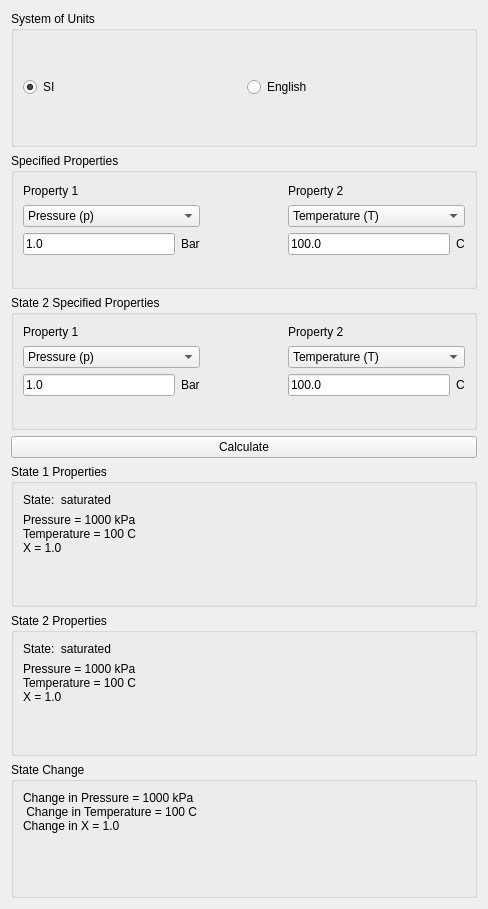
<?xml version="1.0" encoding="UTF-8"?>
<ui version="4.0">
 <class>_frm_StateCalculator</class>
 <widget class="QWidget" name="_frm_StateCalculator">
  <property name="geometry">
   <rect>
    <x>0</x>
    <y>0</y>
    <width>488</width>
    <height>909</height>
   </rect>
  </property>
  <property name="windowTitle">
   <string>Thermodynamic State Calculator</string>
  </property>
  <layout class="QGridLayout" name="gridLayout_10">
   <item row="0" column="0">
    <widget class="QGroupBox" name="_grp_Units">
     <property name="title">
      <string>System of Units</string>
     </property>
     <layout class="QHBoxLayout" name="horizontalLayout_2">
      <item>
       <widget class="QRadioButton" name="_rdo_SI">
        <property name="text">
         <string>SI</string>
        </property>
        <property name="checked">
         <bool>true</bool>
        </property>
       </widget>
      </item>
      <item>
       <widget class="QRadioButton" name="_rdo_English">
        <property name="text">
         <string>English</string>
        </property>
       </widget>
      </item>
     </layout>
    </widget>
   </item>
   <item row="1" column="0">
    <widget class="QGroupBox" name="_grp_SpecifiedProperties">
     <property name="title">
      <string>Specified Properties</string>
     </property>
     <layout class="QGridLayout" name="gridLayout_6">
      <item row="1" column="3" colspan="2">
       <widget class="QComboBox" name="_cmb_Property2">
        <property name="currentIndex">
         <number>1</number>
        </property>
        <item>
         <property name="text">
          <string>Pressure (p)</string>
         </property>
        </item>
        <item>
         <property name="text">
          <string>Temperature (T)</string>
         </property>
        </item>
        <item>
         <property name="text">
          <string>Quality (x)</string>
         </property>
        </item>
        <item>
         <property name="text">
          <string>Specific Internal Energy (u)</string>
         </property>
        </item>
        <item>
         <property name="text">
          <string>Specific Enthalpy (h)</string>
         </property>
        </item>
        <item>
         <property name="text">
          <string>Specific Volume (v)</string>
         </property>
        </item>
        <item>
         <property name="text">
          <string>Specific Entropy (s)</string>
         </property>
        </item>
       </widget>
      </item>
      <item row="0" column="3">
       <widget class="QLabel" name="_lbl_Property2">
        <property name="text">
         <string>Property 2</string>
        </property>
       </widget>
      </item>
      <item row="1" column="0" colspan="2">
       <widget class="QComboBox" name="_cmb_Property1">
        <item>
         <property name="text">
          <string>Pressure (p)</string>
         </property>
        </item>
        <item>
         <property name="text">
          <string>Temperature (T)</string>
         </property>
        </item>
        <item>
         <property name="text">
          <string>Quality (x)</string>
         </property>
        </item>
        <item>
         <property name="text">
          <string>Specific Internal Energy (u)</string>
         </property>
        </item>
        <item>
         <property name="text">
          <string>Specific Enthalpy (h)</string>
         </property>
        </item>
        <item>
         <property name="text">
          <string>Specific Volume (v)</string>
         </property>
        </item>
        <item>
         <property name="text">
          <string>Specific Entropy (s)</string>
         </property>
        </item>
       </widget>
      </item>
      <item row="0" column="0">
       <widget class="QLabel" name="_lbl_Property1">
        <property name="text">
         <string>Property 1</string>
        </property>
       </widget>
      </item>
      <item row="2" column="3">
       <widget class="QLineEdit" name="_le_Property2">
        <property name="text">
         <string>100.0</string>
        </property>
       </widget>
      </item>
      <item row="2" column="4">
       <widget class="QLabel" name="_lbl_Property2_Units">
        <property name="text">
         <string>C</string>
        </property>
       </widget>
      </item>
      <item row="3" column="0">
       <widget class="QLabel" name="_lbl_Warning">
        <property name="text">
         <string/>
        </property>
       </widget>
      </item>
      <item row="2" column="2">
       <spacer name="horizontalSpacer">
        <property name="orientation">
         <enum>Qt::Horizontal</enum>
        </property>
        <property name="sizeHint" stdset="0">
         <size>
          <width>40</width>
          <height>20</height>
         </size>
        </property>
       </spacer>
      </item>
      <item row="2" column="0">
       <widget class="QLineEdit" name="_le_Property1">
        <property name="text">
         <string>1.0</string>
        </property>
       </widget>
      </item>
      <item row="2" column="1">
       <widget class="QLabel" name="_lbl_Property1_Units">
        <property name="text">
         <string>Bar</string>
        </property>
       </widget>
      </item>
     </layout>
    </widget>
   </item>
   <item row="5" column="0">
    <widget class="QGroupBox" name="_grp_StateProperties_2">
     <property name="title">
      <string>State 2 Properties</string>
     </property>
     <layout class="QGridLayout" name="gridLayout_8">
      <item row="1" column="0">
       <widget class="QLabel" name="_lbl_StateProperties_9">
        <property name="text">
         <string>Pressure = 1000 kPa
Temperature = 100 C
X = 1.0</string>
        </property>
       </widget>
      </item>
      <item row="0" column="0">
       <widget class="QLabel" name="_lbl_State_9">
        <property name="text">
         <string>State:  saturated</string>
        </property>
       </widget>
      </item>
      <item row="2" column="0">
       <widget class="QLabel" name="_lbl_SatLiqProps_9">
        <property name="text">
         <string/>
        </property>
       </widget>
      </item>
      <item row="3" column="0">
       <widget class="QLabel" name="_lbl_SatVapProps_9">
        <property name="text">
         <string/>
        </property>
       </widget>
      </item>
     </layout>
    </widget>
   </item>
   <item row="6" column="0">
    <widget class="QGroupBox" name="_grp_StateProperties_3">
     <property name="title">
      <string>State Change</string>
     </property>
     <layout class="QGridLayout" name="gridLayout_9">
      <item row="0" column="0">
       <widget class="QLabel" name="_lbl_StateProperties_10">
        <property name="text">
         <string>Change in Pressure = 1000 kPa
 Change in Temperature = 100 C
Change in X = 1.0</string>
        </property>
       </widget>
      </item>
      <item row="2" column="0">
       <widget class="QLabel" name="_lbl_SatVapProps_10">
        <property name="text">
         <string/>
        </property>
       </widget>
      </item>
      <item row="1" column="0">
       <widget class="QLabel" name="_lbl_SatLiqProps_10">
        <property name="text">
         <string/>
        </property>
       </widget>
      </item>
     </layout>
    </widget>
   </item>
   <item row="2" column="0">
    <widget class="QGroupBox" name="_grp_SpecifiedProperties_2">
     <property name="title">
      <string>State 2 Specified Properties</string>
     </property>
     <layout class="QGridLayout" name="gridLayout_5">
      <item row="3" column="0" colspan="5">
       <widget class="QLabel" name="_lbl_Warning_6">
        <property name="text">
         <string/>
        </property>
       </widget>
      </item>
      <item row="2" column="1">
       <widget class="QLabel" name="_lbl_Property1_Units_6">
        <property name="text">
         <string>Bar</string>
        </property>
       </widget>
      </item>
      <item row="2" column="0">
       <widget class="QLineEdit" name="_le_Property1_6">
        <property name="text">
         <string>1.0</string>
        </property>
       </widget>
      </item>
      <item row="1" column="3" colspan="2">
       <widget class="QComboBox" name="_cmb_Property2_6">
        <property name="currentIndex">
         <number>1</number>
        </property>
        <item>
         <property name="text">
          <string>Pressure (p)</string>
         </property>
        </item>
        <item>
         <property name="text">
          <string>Temperature (T)</string>
         </property>
        </item>
        <item>
         <property name="text">
          <string>Quality (x)</string>
         </property>
        </item>
        <item>
         <property name="text">
          <string>Specific Internal Energy (u)</string>
         </property>
        </item>
        <item>
         <property name="text">
          <string>Specific Enthalpy (h)</string>
         </property>
        </item>
        <item>
         <property name="text">
          <string>Specific Volume (v)</string>
         </property>
        </item>
        <item>
         <property name="text">
          <string>Specific Entropy (s)</string>
         </property>
        </item>
       </widget>
      </item>
      <item row="0" column="0">
       <widget class="QLabel" name="_lbl_Property1_6">
        <property name="text">
         <string>Property 1</string>
        </property>
       </widget>
      </item>
      <item row="1" column="0" colspan="2">
       <widget class="QComboBox" name="_cmb_Property1_6">
        <item>
         <property name="text">
          <string>Pressure (p)</string>
         </property>
        </item>
        <item>
         <property name="text">
          <string>Temperature (T)</string>
         </property>
        </item>
        <item>
         <property name="text">
          <string>Quality (x)</string>
         </property>
        </item>
        <item>
         <property name="text">
          <string>Specific Internal Energy (u)</string>
         </property>
        </item>
        <item>
         <property name="text">
          <string>Specific Enthalpy (h)</string>
         </property>
        </item>
        <item>
         <property name="text">
          <string>Specific Volume (v)</string>
         </property>
        </item>
        <item>
         <property name="text">
          <string>Specific Entropy (s)</string>
         </property>
        </item>
       </widget>
      </item>
      <item row="0" column="3">
       <widget class="QLabel" name="_lbl_Property2_6">
        <property name="text">
         <string>Property 2</string>
        </property>
       </widget>
      </item>
      <item row="2" column="4">
       <widget class="QLabel" name="_lbl_Property2_Units_6">
        <property name="text">
         <string>C</string>
        </property>
       </widget>
      </item>
      <item row="2" column="3">
       <widget class="QLineEdit" name="_le_Property2_6">
        <property name="text">
         <string>100.0</string>
        </property>
       </widget>
      </item>
      <item row="2" column="2">
       <spacer name="horizontalSpacer_6">
        <property name="orientation">
         <enum>Qt::Horizontal</enum>
        </property>
        <property name="sizeHint" stdset="0">
         <size>
          <width>40</width>
          <height>20</height>
         </size>
        </property>
       </spacer>
      </item>
     </layout>
    </widget>
   </item>
   <item row="4" column="0">
    <widget class="QGroupBox" name="_grp_StateProperties">
     <property name="title">
      <string>State 1 Properties</string>
     </property>
     <layout class="QGridLayout" name="gridLayout_7">
      <item row="2" column="0">
       <widget class="QLabel" name="_lbl_SatLiqProps">
        <property name="text">
         <string/>
        </property>
       </widget>
      </item>
      <item row="3" column="0">
       <widget class="QLabel" name="_lbl_SatVapProps">
        <property name="text">
         <string/>
        </property>
       </widget>
      </item>
      <item row="0" column="0">
       <widget class="QLabel" name="_lbl_State">
        <property name="text">
         <string>State:  saturated</string>
        </property>
       </widget>
      </item>
      <item row="1" column="0">
       <widget class="QLabel" name="_lbl_StateProperties">
        <property name="text">
         <string>Pressure = 1000 kPa
Temperature = 100 C
X = 1.0</string>
        </property>
       </widget>
      </item>
     </layout>
    </widget>
   </item>
   <item row="3" column="0">
    <widget class="QPushButton" name="_pb_Calculate_6">
     <property name="text">
      <string>Calculate</string>
     </property>
    </widget>
   </item>
  </layout>
 </widget>
 <resources/>
 <connections/>
</ui>
